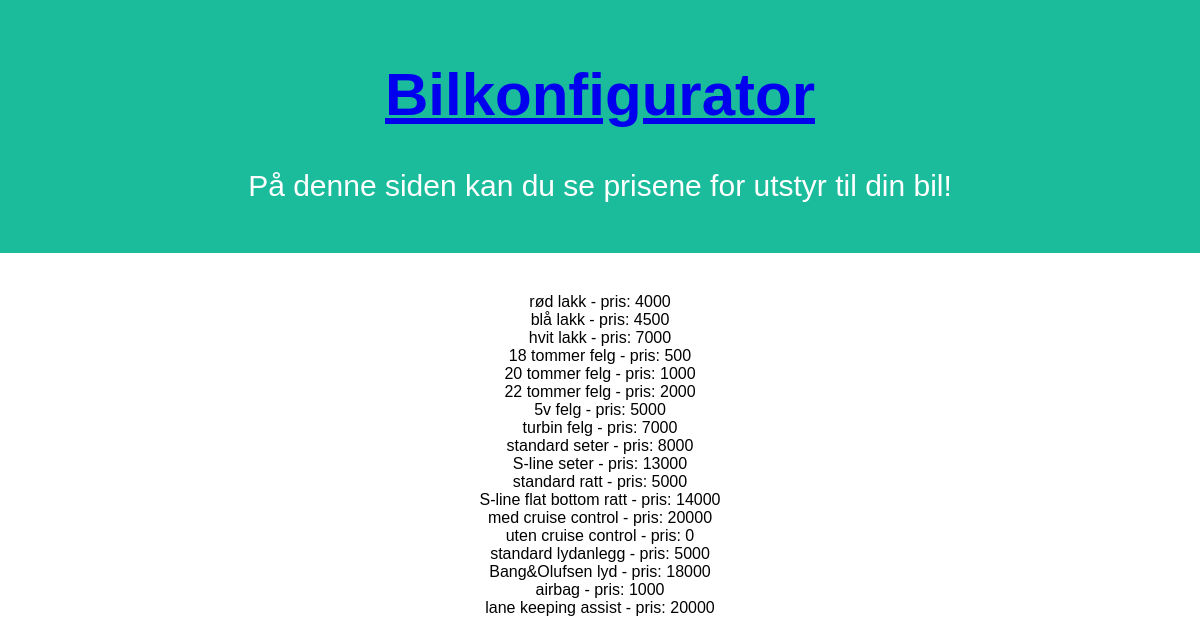
Screenshot of /prisliste.php with the database file from the repository.
### tables this page shows
CREATE TABLE `Prisliste` (
  `ID` int(11) DEFAULT NULL,
  `produkt` varchar(255) DEFAULT NULL,
  `pris` int(11) DEFAULT NULL
);

### prisliste.php (the view, shortened to what this page needs)
<!DOCTYPE html>
<html lang="en">
<head>
 <link rel="stylesheet" type="text/css" href="bilkonfig.css">
</head>
<body>
<div class="header">
  <a href="bilkonfig.php"><h1>Bilkonfigurator</h1></a>
  <p>På denne siden kan du se prisene for utstyr til din bil!</p>
</div>
<div class="content">
  <div class="skjema">
<?php
include ("config.php");
$sql = "SELECT * FROM Prisliste";
$result = $db->query($sql);
if ($result->num_rows > 0) {
  while($row = $result->fetch_assoc()) {
    echo  $row["produkt"]. " - pris: " . $row["pris"].  "<br>";
  }
} else {
  echo "0 results";
}
 ?>
 </div>
</div>
</body>
</html>

### bilkonfig.css (style rules this page uses)
* { box-sizing: border-box; }
body { font-family: Arial; margin: 0; text-align: center; }
.header { padding: 20px; text-align: center; background: #1abc9c; color: white; font-size: 30px; }
.content { width: 50%; margin: auto; padding:20px; text-align: center; display: flex; flex-wrap: wrap; }
.content .skjema { flex: 80%; text-align: center; border-color: #1abc9c; padding: inherit; }

### rows the page displays
prisliste: produkt "rød lakk", pris "4000"
prisliste: produkt "blå lakk", pris "4500"
prisliste: produkt "hvit lakk", pris "7000"
prisliste: produkt "18 tommer felg", pris "500"
prisliste: produkt "20 tommer felg", pris "1000"
prisliste: produkt "22 tommer felg", pris "2000"
prisliste: produkt "5v felg", pris "5000"
prisliste: produkt "turbin felg", pris "7000"
prisliste: produkt "standard seter", pris "8000"
prisliste: produkt "S-line seter", pris "13000"
prisliste: produkt "standard ratt", pris "5000"
prisliste: produkt "S-line flat bottom ratt", pris "14000"
prisliste: produkt "med cruise control", pris "20000"
prisliste: produkt "uten cruise control", pris "0"
prisliste: produkt "standard lydanlegg", pris "5000"
prisliste: produkt "Bang&Olufsen lyd", pris "18000"
prisliste: produkt "airbag", pris "1000"
prisliste: produkt "lane keeping assist", pris "20000"
